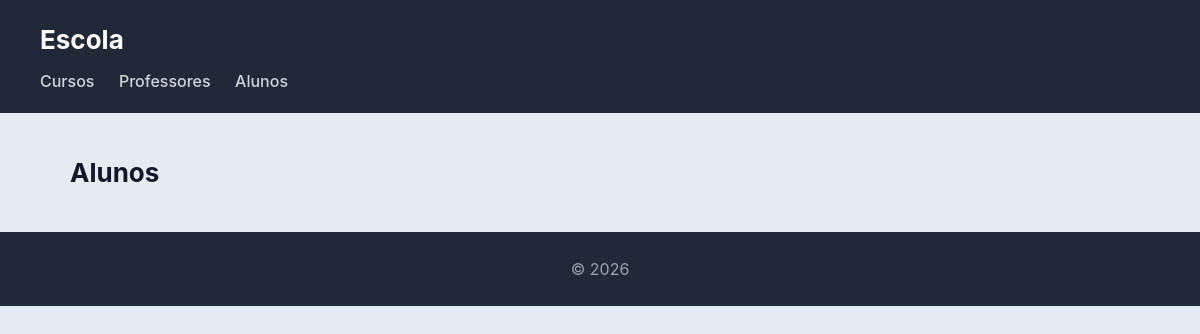
/escola/alunos/, run on an earlier commit of the app's database.
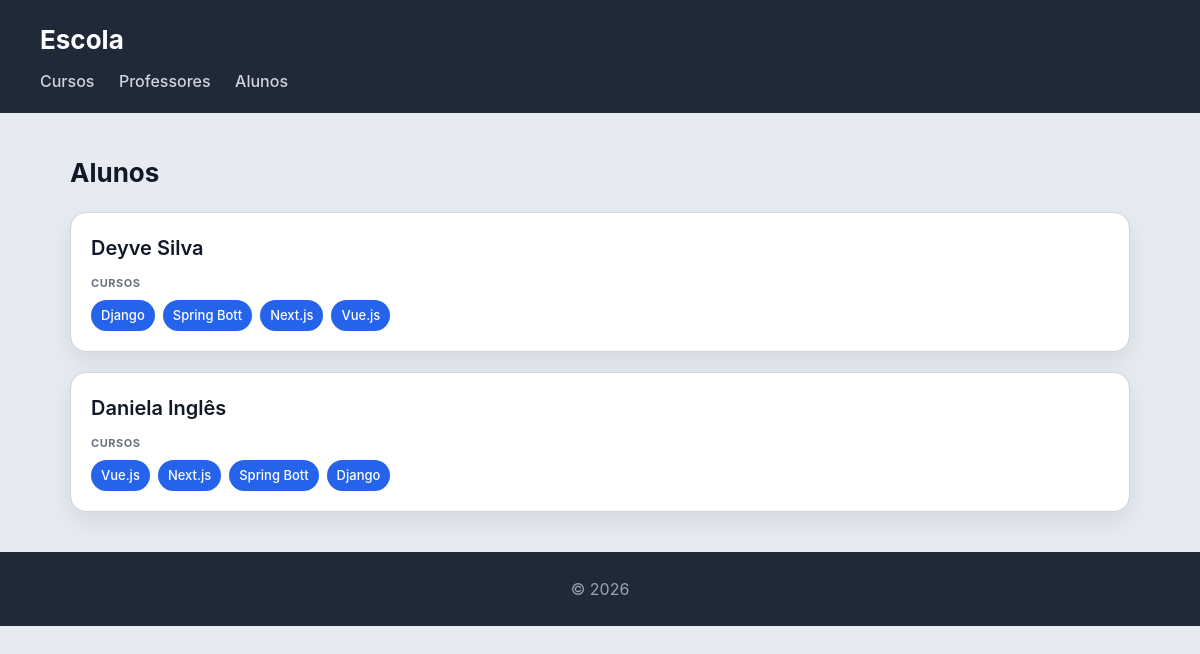
And on a later commit of the database.
### escola/models.py (models this page shows, shortened)
class Aluno(models.Model):
    nome = models.CharField(max_length=100)
    numero = models.CharField(max_length=20, unique=True)
    def __str__(self):
        return self.nome

class Curso(models.Model):
    nome = models.CharField(max_length=100)
    imagem = models.ImageField(upload_to='cursos/')
    professor = models.ForeignKey(Professor, on_delete=models.CASCADE, related_name='cursos')
    alunos = models.ManyToManyField(Aluno, related_name='cursos')

### escola/views.py (the view)
# urls.py: path('alunos/', views.alunos_view, name="alunos"),
def alunos_view(request):
    alunos = Aluno.objects.prefetch_related('cursos').all()
    return render(request, 'escola/alunos.html', {'alunos': alunos})

### escola/templates/escola/alunos.html (shortened to what this page needs)
{% extends "escola/base.html" %}
{% block content %}
<h2>Alunos</h2>
<section>
    {% for aluno in alunos %}
    <article>
        <header>
            <h3>{{ aluno }}</h3>
        </header>
        <section>
            <h4>Cursos</h4>
            <ul>
                {% for curso in aluno.cursos.all %}
                    <li>
                       <a href="{% url 'curso_detalhe' curso.id %}">{{ curso.nome }}</a>
                    </li>
               {% endfor %}
            </ul>
        </section>
    </article>
    {% endfor %}
</section>
{% endblock %}

What changed in the data, as far as the page shows it:
added Aluno: nome "Deyve Silva"
added Curso: nome "Django"
added Curso: nome "Spring Bott"
added Curso: nome "Next.js"
added Curso: nome "Vue.js"
added Aluno: nome "Daniela Inglês"
